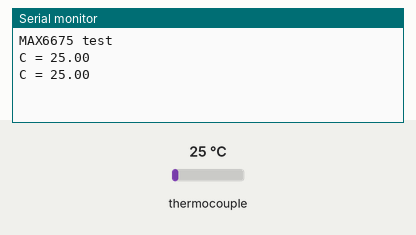
Simulated run of this sketch. Board: Arduino Uno, built with avr-gcc and run on an emulated ATmega328P. Parts: the last lines printed to the serial monitor. Inputs (shaded band) come from the test bench; at power-on: thermocouple 25 °C.

Above: at 1.7 s.
1.8 s: thermocouple set to 6 °C
At 3.1 s:
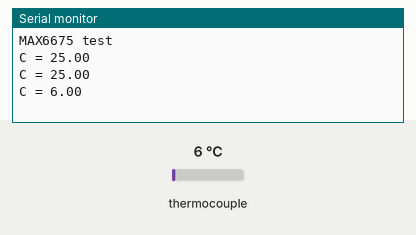
3.3 s: thermocouple set to 75 °C
At 4.2 s:
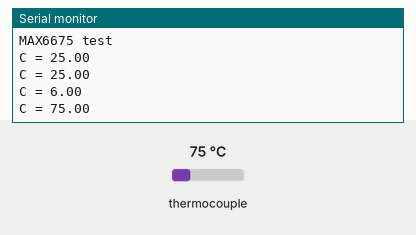
Timing chart, 0 to 6.3 s (numbered marks = the images above; inputs shaded):
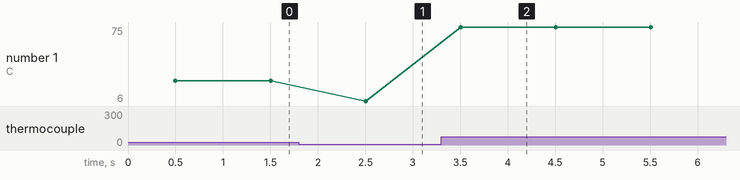

The sketch:

THERMO02.ino
```cpp
#include "max6675.h"

int thermoDO = A2;
int thermoCS = A1;
int thermoCLK = A0;

MAX6675 thermocouple(thermoCLK, thermoCS, thermoDO);


void setup() {
  Serial.begin(9600);

  Serial.println("MAX6675 test");
  delay(500);
}

void loop() {
  // basic readout test, just print the current temp

   Serial.print("C = ");
   Serial.println(thermocouple.readCelsius());

   delay(1000);
}
```

Measured:
- after the input at 1.8 s, the serial monitor: prints a new line after 0.70 s (image 1)
- after the input at 3.3 s, the serial monitor: prints a new line after 0.20 s (image 2)
- plotted number 1: 25 → 6 after the input at 1.8 s, 6 → 75 after the input at 3.3 s
